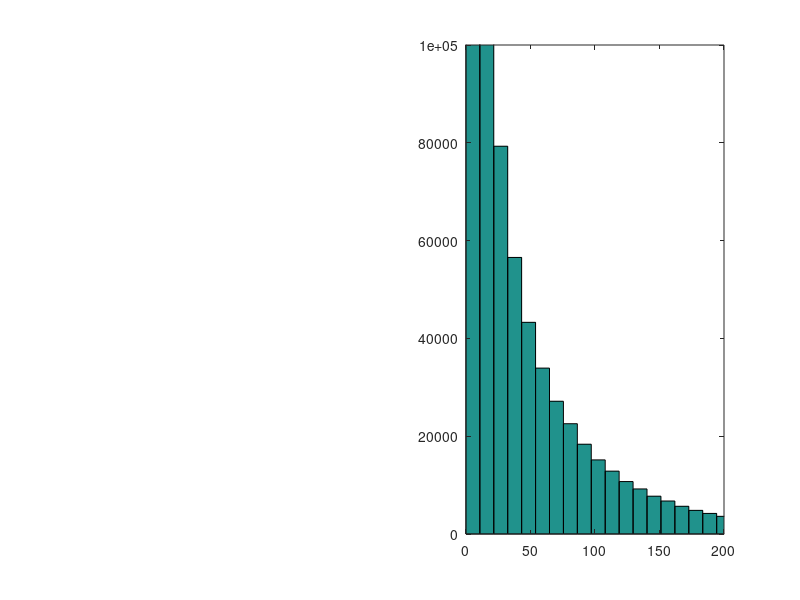

Here is the MATLAB script that generated this plot: (Note: this script raises an error after producing the figure.)
%% BETA DISTRIBUTION

xx = linspace(0,1,100);
plot(xx,betapdf(xx,1.3,4))

%% gamma distribution

Jbar = 35;
tau = 95;
samples = gamrnd(Jbar/tau,tau,[1,1e6]);
% figure
subplot(1,2,2)
hist(samples,100)
axis([0 200, 0 1e5]);


%% % % % % % % % % % % % % % % % % % % % % % % % % % % %
%           DATA RELATED
% % % % % % % % % % % % % % % % % % % % % % % % % % %

%% check percent correct as a function of session
subjid = '6';
exptype = 'Delay';

filepath = 'experiment_data/output_mat/round4/';
filename = ['Exp_ChangeLocalization_' exptype '_subj' subjid '.mat'];

load([filepath filename],'progPC')
plot(progPC,'ko'); hold on
plot([0 60],[25 25],'Color',0.7*ones(1,3)); % chance
plot([10 10;20 20;30 30;40 40;50 50],[0 100],'Color',0.7*ones(1,3))
ylim([0 100])
defaultplot;
hold off
xlabel('block number')
ylabel('PC')


%% check percent correct as a function of delta and confidence
clear all

subjid = 'JP';
exptype = 'Contrast';

filepath = 'experiment_data/output_mat/round4/';
filename = ['Exp_ChangeLocalization_' exptype '_subj' subjid '.mat'];
load([filepath filename],'designMat','stimuliMat','names')

% plotting as a function of delta
deltaVec = unique(abs(designMat(:,1)));
nDeltas = length(deltaVec);
PCVec = nan(1,nDeltas);
for idelta = 1:nDeltas
    delta = deltaVec(idelta);
    idx = (abs(designMat(:,1)) == delta);
    
    PCVec(idelta) = nanmean(designMat(idx,10));
end
figure;
plot(deltaVec,PCVec,'ok')
xlabel('delta')
ylabel('PC')
ylim([0 1])
defaultplot

% plotting as a function of confidence
nConf = 4;
PCVec = nan(1,nConf);
for iconf = 1:nConf
    idx = (designMat(:,12) == iconf);
    
    PCVec(iconf) = mean(designMat(idx,10));
end
figure;
plot(PCVec,'ok')
xlabel('confidence')
ylabel('PC')
ylim([0 1])
defaultplot

%% % % % % % % % % % % % % % % % % % % % % % %
%           STATS
% % % % % % % % % % % % % % % % % % % % % % %

%% logistic regression: pc ~ condition + delta
clear all
clc

subjid = 'AHY';
load(sprintf('data_ChangeLocalization_subj%s.mat',subjid));

deltaVec = 2.5:5:87.5;              % possible change values
respVec = [3 0 4 0 0 0 2 0 1];      % go from response key to location index

designMat = designMat(designMat(:,2) ~= 2,:);

% set X and y matrices
y = designMat(:,7); % correct/not correct
X = [designMat(:,2) abs(designMat(:,1))]; % delay, delta
X(X(:,1) == 0,2) = 1; % delay for 0 condition is 1
X(X(:,2) == 4,2) = 3; % delay for 4 condition is 3

% logistic regression
mdl = fitglm(X,y,'Distribution','binomial')
ci = coefCI(mdl)

%% linear regression: confidence ~ condition + delta

clear all

subjid = 'AHY';
load(sprintf('data_ChangeLocalization_subj%s.mat',subjid));

deltaVec = 2.5:5:87.5;              % possible change values
respVec = [3 0 4 0 0 0 2 0 1];      % go from response key to location index

designMat = designMat(designMat(:,2) ~= 2,:);

% set X and y matrices
y = designMat(:,9); % confidence rating
X = [designMat(:,2) abs(designMat(:,1))]; % delay, delta
X(X(:,1) == 0,2) = 1; % delay for 0 condition is 1
X(X(:,2) == 4,2) = 3; % delay for 4 condition is 3

% linear regression
X = [ones(size(designMat,1),1) X];
[b,bint,~,~,stats] = regress(y,X) % stats: R^2, F, p, and estimate of error variance

% % ordinal multinomial regression
% [B,dev,stats] = mnrfit(X,y,'model','ordinal')
% LL = stats.beta - 1.96*stats.se
% UL = stats.beta + 1.96*stats.se
%
% % plot regression fits
% xx = linspace(5,85,50);
% XX = [ones(50,1) 3*ones(50,1) xx'];
% BMat = [B(1:3)'; repmat(B(4:end),1,3)];
% logoddsMat = XX*BMat; % log odds for each of the 3 equations
% logoddssign = sign(logoddsMat);
% difflogoddssign = diff(logoddssign,1,2); % difference between the signs of log odds
% [row,col] = find(difflogoddssign == 2);
% predictedConf = nan(50,1);
% predictedConf(row) = col+1;
% predictedConf(logoddssign(:,1) == 1 ) = 1;
% predictedConf(logoddssign(:,3) == -1) = 4;
% hold on; plot(xx,predictedConf);

% % % % % % % % % % % % % % % % % % % % % % % % % % % % % % %
%        MODEL RELATED
% % % % % % % % % % % % % % % % % % % % % % % % % % % % % % %

%% create model fit datat psychometric fn
clear all

load('modelfits.mat')
model = 2;
subjids = {'AHY','LA'};
nSubj = length(subjids);
deltaVec = 2.5:5:87.5;

for isubj = 1:nSubj;
    subjid = subjids{isubj};
    bfp = squeeze(xbest(isubj,model,:));
    
    X = []; % data in luigiform
    Nsamples = 1e5; % default if empty
    
    [~,prmat,X] = AhyBCL_datalikeall(bfp,X,model,Nsamples);
    data = X;
    save(sprintf('experiment_data/grant_data/luigidata_ChangeLocalization_subj%s_model%d.mat',subjid,model),'data','prmat');
end

for isubj = 1:nSubj;
    subjid = subjids{isubj};
    load(sprintf('experiment_data/grant_data/luigidata_ChangeLocalization_subj%s_model%d.mat',subjid,model));
    
    % plot psychometric function
    figure;
    hold on;
    colors = aspencolors(4,'pastel');%['b'; 'y'; 'g'; 'r'];
    condlegendd = {'0/2', '2/1','2/2','4/1'};
    for icond = 1:4;
        subplot(2,2,icond)
        plot_psychometricfunction({subjid},icond); % plot real data
        pc = prmat{icond}(:,1)';
        pc_std = pc.*(1-pc)./24;
        plot_summaryfit(deltaVec,[],[],pc,pc_std,colors(icond,:),colors(icond,:));
        title(condlegendd{icond})
        axis([0 90 0 1])
        ax = gca;
        ax.XTick = [0 30 60 90];
        ax.YTick = 0:.5:1;
        %     fill([deltaVec fliplr(deltaVec)],[pc-pc_std fliplr(pc + pc_std)],colors(icond,:))
    end
    
end

%% LOOK AT SOME STIMULI ON PSYCHTOOLBOX

% line stimuli
numDegrees = 180;
% prefs.lineArea = prefs.stimArea; % so line is same area as ellipse
lineWidth = 3; % pixels
lineLength = 100;
lineCoordinates = nan(2,numDegrees);
for j = 1:numDegrees;
    [lineCoordinates(1,j), lineCoordinates(2,j)] = lineCoord(lineLength,j);
end

% psychtoolbox
screenNumber = max(Screen('Screens'));       % use external screen if exists
[w, h] = Screen('WindowSize', screenNumber);  % screen resolution of smaller display
screenCenter = [w h]/2;
windowPtr = Screen('OpenWindow',screenNumber,128*ones(1,3),[],32,2);
Screen(windowPtr,'BlendFunction',GL_SRC_ALPHA,GL_ONE_MINUS_SRC_ALPHA);

% make gabor patch with full contrast
stimLength = 100;
StimSizes = [stimLength stimLength];
reliability = 1; % contrast of 1
im = makeGabor(stimLength, reliability);
StimPatch= Screen('MakeTexture',windowPtr,im);


pos = screenCenter + [100 100];
lineVec = [0 30];
nLines = length(lineVec);
for iline = 1:nLines;
    deg = mod(90-lineVec(iline),180);
    if deg == 0; deg = 180; end
    
    % gabor
    srcrect = [0 0 StimSizes];
    destrect = CenterRectOnPoint(srcrect,pos(1),pos(2));
    Screen('DrawTexture', windowPtr, StimPatch, srcrect,destrect, 180-90+deg);
    
    % line
    lineStim = lineCoordinates(:,deg);
    xy = [-lineStim lineStim];
    Screen('DrawLines',windowPtr, xy, lineWidth,256,pos,1);
    
    Screen('flip',windowPtr); % tic;
    pause;
end

sca;
ShowCursor;




%% ============================================
%       REAL DATA STUFF
% ============================================

%% COMPILE MODEL FITS FOR ALL SUBJECTS
clear all

modelVec = [1 2];
subjids = {'1','2','3','4','5','6','7','8','9'};
exptypeVec = {'Contrast','Delay'};
filepath = 'analysis/2_fitdata/fits/';

nSubjs = length(subjids);
nModels = length(modelVec);
nExptype = length(exptypeVec);
nParams = 4;

for imodel = 1:nModels
    model = modelVec(imodel)
    modelstr = ['model' num2str(model)];
    
    for iexptype = 1:nExptype
        exptype = exptypeVec{iexptype}
        
        for isubj = 1:nSubjs
            isubj
            subjid = subjids{isubj};
            filename = sprintf('%sChangeLocalization_%s_model%d_subj%s.txt',filepath,exptype,model,subjid);
            alldata = dlmread(filename);
            
            datasorted = sortrows(alldata,nParams+1);
            fits.(modelstr).(exptype).bfpMat(isubj,:)= datasorted(end,1:nParams);
            fits.(modelstr).(exptype).LLVec(isubj)= datasorted(end,nParams+1);
        end
    end
    
end

save([filepath 'modelfits.mat'],'fits')

%% MODEL COMPARISON
clear all

comparetype = 'Contrast';

filepath = 'analysis/2_fitdata/fits/';
load([filepath 'modelfits.mat'],'fits')

nParams = 4;
Contrast_AICMat = -2.*[fits.model1.Contrast.LLVec; fits.model2.Contrast.LLVec]+2*nParams;
Delay_AICMat = -2.* [fits.model1.Delay.LLVec; fits.model2.Delay.LLVec]+2*nParams;
modcomp = Contrast_AICMat + Delay_AICMat;
nSubj = size(modcomp,2);


switch comparetype
    case 'Contrast' % just contrast
        comparevalue = Contrast_AICMat;
    case 'Delay' % just delay
        comparevalue = Delay_AICMat;
    case 'both' % both
        comparevalue = modcomp;
end

% positive number means
moddiff = bsxfun(@minus,comparevalue,comparevalue(1,:))
mean_moddiff = mean(moddiff,2)
sem_moddiff = std(moddiff,[],2)./sqrt(nSubj)
figure;
bar(moddiff')


%% mdoel comparison

clear all
exptype = 'Delay';
comptype = 'BIC';

filepath = 'analysis/2_fitdata/fits/';
load([filepath 'modelfits.mat'],'fits')

nLLMat = [fits.model1.(exptype).LLVec'  fits.model2.(exptype).LLVec'];
nSubj = size(nLLMat,1);
nParamsVec = [4 4]; % both models have 4 parameters
nTrialsVec = 1440*ones(1,nSubj);

[AIC, BIC, AICc] = modcomp(nLLMat,nParamsVec,nTrialsVec);

switch comptype
    case 'AIC'
        val1 = AIC;
    case 'AICc'
        val1 = AICc;
    case 'BIC'
        val1 = BIC;
end

moddiff = bsxfun(@minus,val1,val1(:,1))
mean_moddiff = mean(moddiff)
sem_moddiff = std(moddiff)./sqrt(nSubj)
figure;
bar(moddiff(:,2))
% bar(sort(moddiff(:,2)))

%% bayesian model selection

BMSMat = -BIC./2;

[alpha, expr, xp, pxp, bor] = spm_BMS(BMSMat);
% pmodel = expr*nums; % number of subjects from each model

%% =======================
%  PLOTS
% =======================


%% indvl subject psychometric function

clear all
subjids = {'1','2','3','4','5','6','7','8','9'};
exptype = 'Delay';
condVec = [1 4];
nSubj = length(subjids);

for isubj = 1:nSubj;
    
    figure;
    plot_psychometricfunction(subjids(isubj),exptype,condVec); % plot real data
    pause
end
%% indvl subjects model fits and data plots

clear all

filepath = 'analysis/2_fitdata/fits/';
load([filepath 'modelfits.mat'])
% subjids = {'1','2','3','4','5','6'};
subjids = {'3'};
exptype = 'Delay';
model = 1;
modelstr = sprintf('model%d',model);

nSubj = length(subjids);
deltaVec = 2.5:5:87.5;

for isubj = 1:nSubj
    subjid = subjids{isubj};
    bfp = fits.(modelstr).(exptype).bfpMat(str2double(subjid),:);
    try
        if bfp(4) == 0
            bfp(4) = 1e-6;
        end
    end
    
    X = []; % data in luigiform
    Nsamples = 1000; % default if empty
    
    [~,prmat,X] = AhyBCL_datalikeall(bfp,X,model,Nsamples);
    
    % plot psychometric function
    figure;
    hold on;
    colors = aspencolors(4,'pastel'); %['b'; 'y'; 'g'; 'r'];
    condlegendd = {'0/2', '2/1','2/2','4/1'};
    for icond = 1:4
        subplot(2,2,icond)
        plot_psychometricfunction({subjid},exptype,icond); % plot real data
        pc = prmat{icond}(:,1)';
        pc_std = pc.*(1-pc)./24;
        plot_summaryfit(deltaVec,[],[],pc,pc_std,colors(icond,:),colors(icond,:));
        title(condlegendd{icond})
        axis([0 90 0 1])
        ax = gca;
        ax.XTick = [0 30 60 90];
        ax.YTick = 0:.5:1;
        %     fill([deltaVec fliplr(deltaVec)],[pc-pc_std fliplr(pc + pc_std)],colors(icond,:))
    end
end

%% average plot

clear all

filepath = 'analysis/2_fitdata/fits/';
load([filepath 'modelfits.mat'])
subjids = {'1','2','3','4','5','6','7','8','9'};
% subjids = {'ALM','DR','EN','MR'};
exptype = 'Contrast';
model = 1;

modelstr = sprintf('model%d',model);
nSubj = length(subjids);
deltaVec = 2.5:5:87.5;

PRMat = cell(1,4);
for isubj = 1:nSubj
    subjid = subjids{isubj};
    bfp = fits.(modelstr).(exptype).bfpMat(isubj,:);
    try
        if bfp(4) == 0
            bfp(4) = 1e-6;
        end
    end
    
    X = []; % data in luigiform
    Nsamples = 1000; % default if empty
    
    [~,prmat,X] = AhyBCL_datalikeall(bfp,X,model,Nsamples);
    
    PRMat = cellfun(@(x,y) [x;y(:,1)'],PRMat,prmat,'UniformOutput',false);
    
end
mean_mod = cellfun(@mean,PRMat,'UniformOutput',false);
sem_mod = cellfun(@(x) std(x)/sqrt(size(x,1)),PRMat,'UniformOutput',false);
mean_mod= reshape(cell2mat(mean_mod),[18 4])';
sem_mod = reshape(cell2mat(sem_mod),[18 4])';

% plot psychometric function
figure;
hold on;
colors = aspencolors(4,'pastel');%['b'; 'y'; 'g'; 'r'];
condlegendd = {'0/2', '2/1','2/2','4/1'};
for icond = 1:4
    
    subplot(2,2,icond)
    plot_psychometricfunction(subjids,exptype,icond); % plot real data
    
    plot_summaryfit(deltaVec,[],[],mean_mod(icond,:),sem_mod(icond,:),colors(icond,:),colors(icond,:));
    title(condlegendd{icond})
    axis([0 90 0 1])
    ax = gca;
    ax.XTick = [0 30 60 90];
    ax.YTick = 0:.5:1;
    %     fill([deltaVec fliplr(deltaVec)],[pc-pc_std fliplr(pc + pc_std)],colors(icond,:))
end
